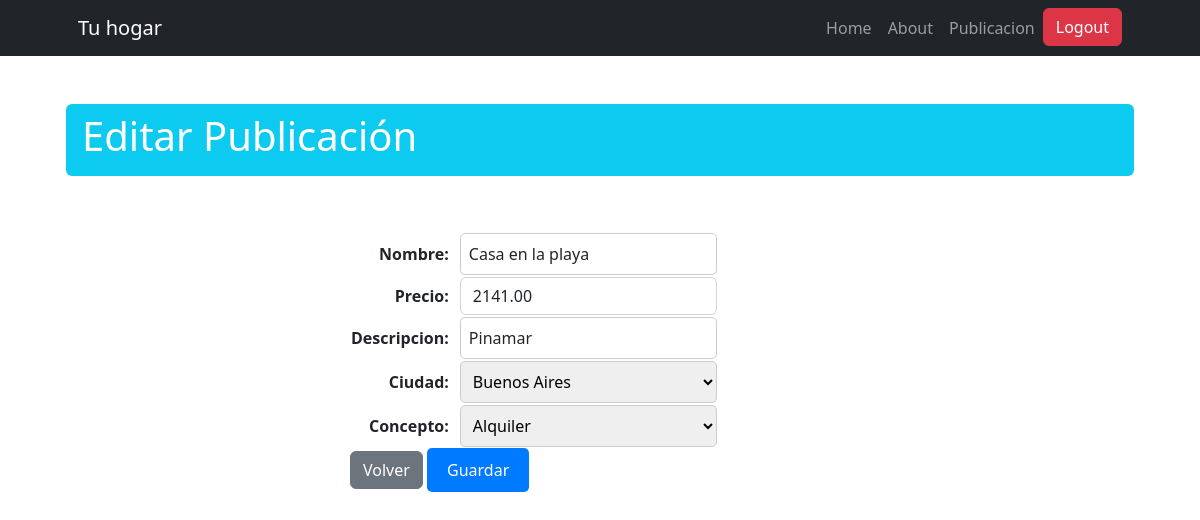
Screenshot of /publicacion/update/10 (signed in) with the database file from the repository.
### publicacion/models.py (models this page shows, shortened)
class Publicacion(models.Model):
    nombre = models.CharField(max_length=200)
    precio = models.DecimalField(max_digits=15, decimal_places=2)
    descripcion = models.CharField(max_length=600)
    ciudad = models.ForeignKey(Ciudad, on_delete=models.SET_NULL, null=True, blank=True)
    concepto = models.ForeignKey(Concepto, on_delete=models.SET_NULL, null=True, blank=True)
    class Meta:
        verbose_name = "Publicación"
        verbose_name_plural = "Publicaciones"

class Ciudad(models.Model):
    ciudad = models.CharField(max_length=200)
    pais = models.ForeignKey(Pais, on_delete=models.SET_NULL, null=True, blank=True, related_name='ciudades')
    def __str__(self) -> str:
        return self.ciudad
    class Meta:
        verbose_name = "Ciudad"
        verbose_name_plural = "Ciudades"

### publicacion/views.py (the view)
# urls.py: path("update/<int:pk>", views.PublicacionUpdate.as_view(), name="publicacion_update"),
class PublicacionUpdate(LoginRequiredMixin, UpdateView):
    model = models.Publicacion
    form_class = forms.PublicacionForm
    success_url = reverse_lazy("publicacion:publicacion_list")

### publicacion/forms.py
class PublicacionForm(forms.ModelForm):
    class Meta:
        model = models.Publicacion
        fields = "__all__"
        widgets = {
            "nombre": forms.TextInput(attrs={"class": "form-control"}),
            "descripcion": forms.TextInput(attrs={"class": "form-control"}),
            'precio': forms.NumberInput(attrs={'class': 'form-control', 'step': '0.01'})
        }

### publicacion/models.py (called while the page is built)
    def __str__(self) -> str:
        return self.concepto

### publicacion/templates/publicacion/publicacion_form.html (shortened to what this page needs)
{% extends 'core/base.html' %}
{% block titulo %}
    {% if form.instance.pk %}
        Editar Publicación
    {% else %}
        Crear Publicación
    {% endif %}
{% endblock titulo %}
{% block contenido %}
    <form action="" method="post">
        <table>
            {{ form.as_table }}
        </table>
        <a class="btn btn-secondary" href="{% url 'publicacion:publicacion_list' %}">Volver</a>
        <button type="submit" class="btn btn-primary">Guardar</button>
    </form>
{% endblock contenido %}

### publicacion/templates/publicacion/publicacion_form.html (style rules this page uses)
form { max-width: 500px; margin: 0 auto; }
table tr { margin-bottom: 10px; }
table th { text-align: right; padding-right: 10px; }
table input[type="text"], table select { width: 100%; padding: 8px; border: 1px solid #ccc; border-radius: 5px; box-sizing: border-box; }
button.btn-primary { background-color: #007bff; color: white; padding: 10px 20px; border: none; border-radius: 5px; cursor: pointer; transition: background-color 0.3s ease; }

### rows the page displays
Publicacion: nombre "Casa en la playa", precio "2141.00", descripcion "Pinamar", concepto "Alquiler"
Ciudad: ciudad "Buenos Aires"
